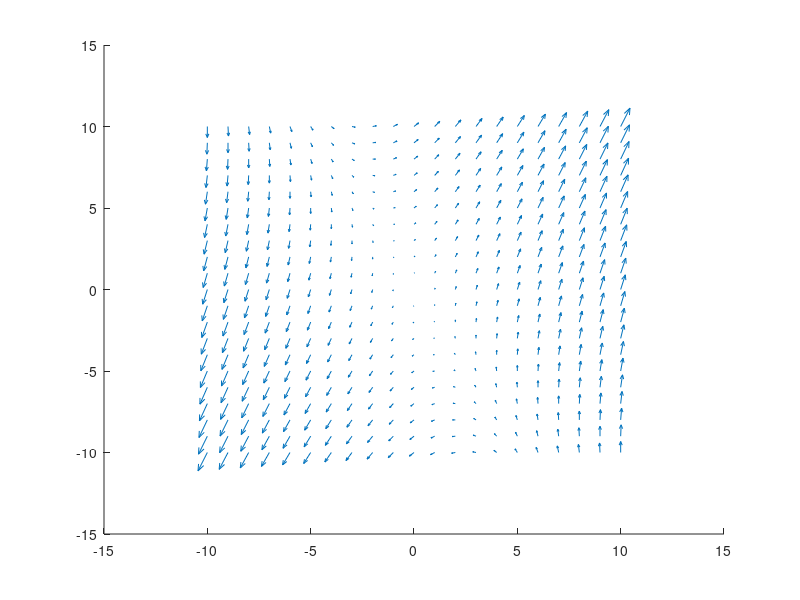

This figure's MATLAB source:
%% nullclines and phase planes

% initialize for plotting (fake data)
x=-10:10;
y=x;
[X,Y]=meshgrid(x,y);
f=X+Y;
g=4*X+Y;

hold on;
% plot DE field
quiver(X,Y,f,g);


